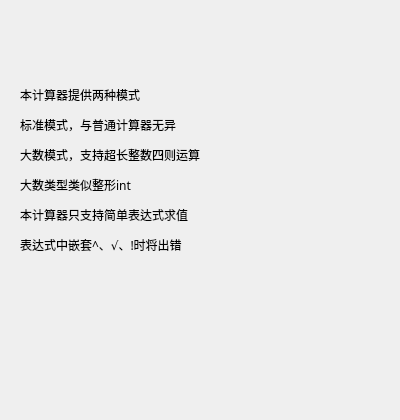
<?xml version="1.0" encoding="UTF-8"?>
<ui version="4.0">
 <class>Instructions</class>
 <widget class="QDialog" name="Instructions">
  <property name="geometry">
   <rect>
    <x>0</x>
    <y>0</y>
    <width>400</width>
    <height>420</height>
   </rect>
  </property>
  <property name="minimumSize">
   <size>
    <width>280</width>
    <height>399</height>
   </size>
  </property>
  <property name="font">
   <font>
    <family>微软雅黑 Light</family>
   </font>
  </property>
  <property name="windowTitle">
   <string>使用说明</string>
  </property>
  <widget class="QLabel" name="label">
   <property name="geometry">
    <rect>
     <x>20</x>
     <y>20</y>
     <width>361</width>
     <height>301</height>
    </rect>
   </property>
   <property name="sizePolicy">
    <sizepolicy hsizetype="Fixed" vsizetype="Maximum">
     <horstretch>0</horstretch>
     <verstretch>0</verstretch>
    </sizepolicy>
   </property>
   <property name="font">
    <font>
     <family>微软雅黑</family>
    </font>
   </property>
   <property name="text">
    <string>&lt;html&gt;&lt;head/&gt;&lt;body&gt;&lt;p&gt;本计算器提供两种模式&lt;/p&gt;&lt;p&gt;标准模式，与普通计算器无异&lt;/p&gt;&lt;p&gt;大数模式，支持超长整数四则运算&lt;/p&gt;&lt;p&gt;大数类型类似整形int&lt;/p&gt;&lt;p&gt;本计算器只支持简单表达式求值&lt;/p&gt;&lt;p&gt;表达式中嵌套^、√、!时将出错&lt;/p&gt;&lt;/body&gt;&lt;/html&gt;</string>
   </property>
   <property name="openExternalLinks">
    <bool>true</bool>
   </property>
  </widget>
 </widget>
 <resources/>
 <connections/>
</ui>
